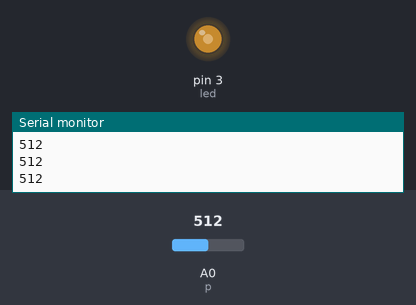
Bench run of a sketch on a simulated Arduino Uno, built with avr-gcc and run on an emulated ATmega328P. Shown: output pins drawn as LEDs (lit = HIGH), the last lines printed to the serial monitor. The test bench sets the inputs (shaded band); at power-on: A0 (p) = 512.

Above: at 1.2 s.
1.3 s: A0 (p) set to 716
At 2.1 s:
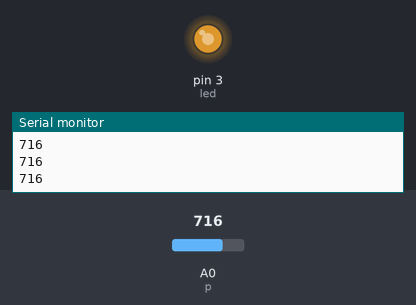
2.8 s: A0 (p) set to 900
At 3.4 s:
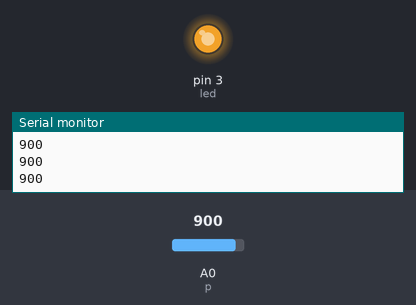
4.3 s: A0 (p) set to 122
At 5.5 s:
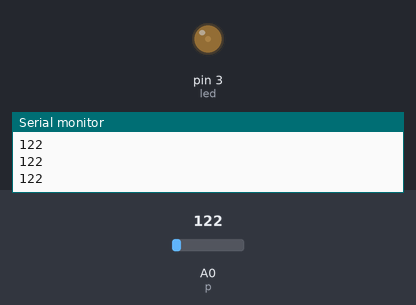
5.8 s: A0 (p) set to 0
At 6.8 s:
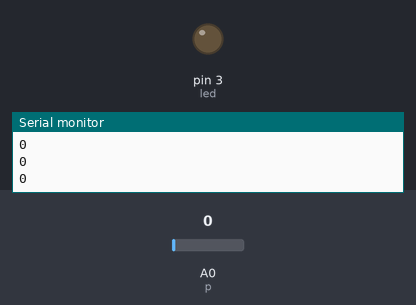
Timing chart, 0 to 8.3 s (numbered marks = the images above; inputs shaded):
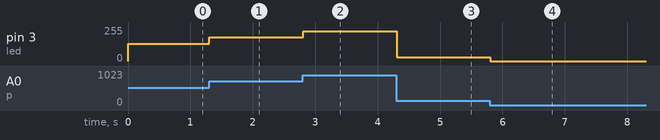

The sketch:

xx.ino
```cpp
#define led 3
#define p A0
int x;
int ss=0;
void setup() {
  pinMode(led,OUTPUT);
  pinMode(p,INPUT);
  Serial.begin(9600);  //baud rate
}

void loop() {
  ss=analogRead(p);
  Serial.println(ss);
  x=ss/4;
  analogWrite(led,x);
}
```

Measured:
- after the input at 1.3 s, pin 3 (led): 128/255 → 179/255 at once
- after the input at 2.8 s, pin 3 (led): 179/255 → 225/255 at once
- after the input at 4.3 s, pin 3 (led): 225/255 → 30/255 at once
- after the input at 5.8 s, pin 3 (led): 30/255 → 0/255 at once
